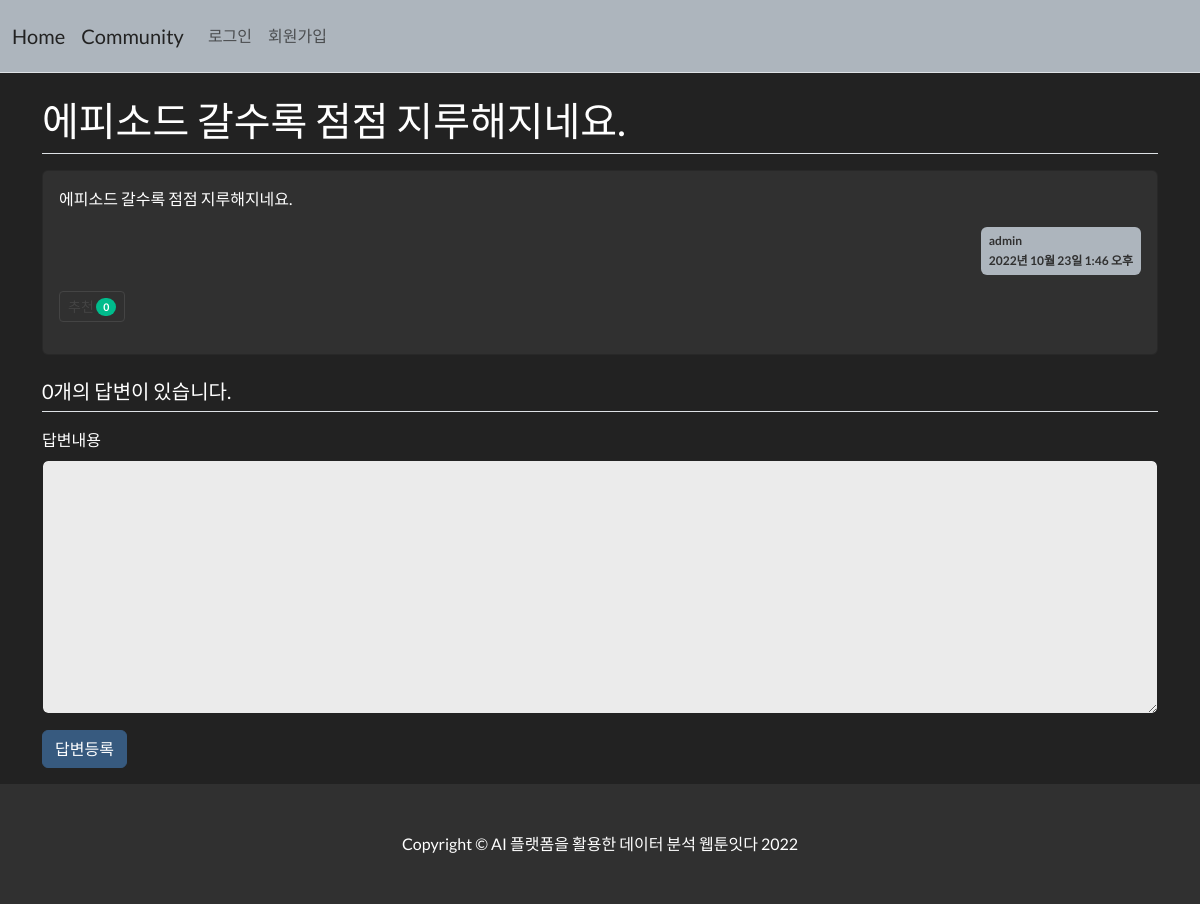
/pybo/7/, run on the app's committed database.
### pybo/models.py (models this page shows, shortened)
class Question(models.Model):
    author = models.ForeignKey(User, on_delete=models.CASCADE, related_name='author_question')
    subject = models.CharField(max_length=200)
    content = models.TextField()
    create_date = models.DateTimeField()
    modify_date = models.DateTimeField(null=True, blank=True)
    voter = models.ManyToManyField(User, related_name='voter_question')

### pybo/views/base_views.py (the view)
# urls.py: path('<int:question_id>/', base_views.detail, name='detail'),
def detail(request, question_id):
    question = get_object_or_404(Question, pk=question_id)
    context = {'question': question}
    return render(request, 'pybo/question_detail.html', context)

### pybo/templatetags/pybo_filter.py (called while the page is built)
@register.filter()
def mark(value):
    extensions = ["nl2br", "fenced_code"]
    return mark_safe(markdown.markdown(value, extensions=extensions))

### templates/pybo/question_detail.html (shortened to what this page needs)
{% extends 'base.html' %}
{% load pybo_filter %}
{% block content %}
<div class="container my-3">
    <h2 class="border-bottom py-2">{{ question.subject }}</h2>
    <div class="card my-3">
        <div class="card-body">
            <div class="card-text">{{ question.content|mark }}</div>
            <div class="d-flex justify-content-end">
                <div class="badge bg-light text-dark p-2 text-start">
                    <div class="mb-2">{{ question.author.username }}</div>
                    <div>{{ question.create_date }}</div>
                </div>
            </div>
            <div class="my-3">
                <a href="javascript:void(0)" data-uri="{% url 'pybo:question_vote' question.id  %}"
                   class="recommend btn btn-sm btn-outline-secondary"> 추천
                    <span class="badge rounded-pill bg-success">{{question.voter.count}}</span>
                </a>
            </div>
        </div>
    </div>
    <h5 class="border-bottom my-3 py-2">{{question.answer_set.count}}개의 답변이 있습니다.</h5>
    <form action="{% url 'pybo:answer_create' question.id %}" method="post" class="my-3">
        <div class="mb-3">
            <label for="content" class="form-label">답변내용</label>
            <textarea {% if not user.is_authenticated %}disabled{% endif %}
                      name="content" id="content" class="form-control" rows="10"></textarea>
        </div>
        <input type="submit" value="답변등록" class="btn btn-primary">
    </form>
</div>
{% endblock %}

### data on the page
Question: subject "에피소드 갈수록 점점 지루해지네요.", content|mark "에피소드 갈수록 점점 지루해지네요.", author.username "admin", create_date "2022년 10월 23일 1:46 오후", voter.count "0", answer_set.count "0"
